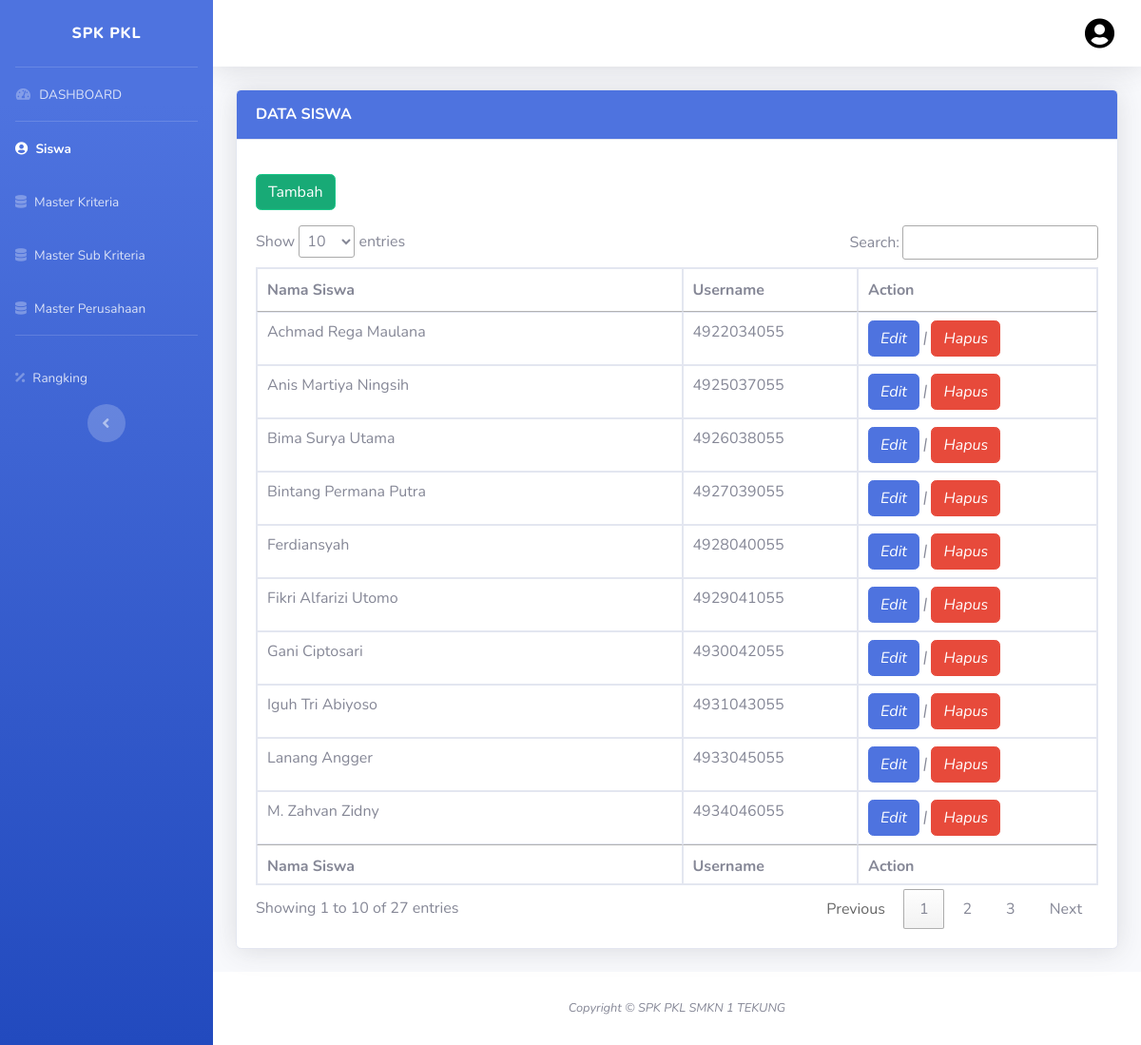
The app's page /index.php/admin/user with its own data.
### tables this page shows
CREATE TABLE `siswa` (
  `id` int(4) NOT NULL,
  `nisn` varchar(20) NOT NULL,
  `password` varchar(256) NOT NULL,
  `name` varchar(50) NOT NULL,
  `komunikasi_data` int(3) NOT NULL,
  `rangkaian_elektronik` int(3) NOT NULL,
  `perekayasaan_sistem_kontrol` int(3) NOT NULL,
  `sensor_aktuator` int(3) NOT NULL,
  `gambar_teknik` int(3) NOT NULL,
  `komunikasi` varchar(10) NOT NULL,
  `etika` varchar(10) NOT NULL,
  `nilai_semester` int(3) NOT NULL
);

### application/controllers/admin/User.php (called while the page is built, shortened)
<?php
class User extends CI_Controller
{
    function __construct()
    {
        $this->load->model('M_User');
    }
    public function index()
    {
        $data['user'] = $this->M_User->get_user();
        $this->load->view('partial/header', $data);
        $this->load->view('partial/sidebar', $data);
        $this->load->view('partial/navbar', $data);
        $this->load->view('admin/user', $data);
        $this->load->view('partial/footer', $data);
        $this->load->view('partial/js', $data);
    }
}

### index.php (called while the page is built, shortened)
<?php
require_once BASEPATH.'core/CodeIgniter.php';

### application/models/M_User.php (called while the page is built, shortened)
<?php
class M_User extends CI_Model
{
    function get_user()
    {
        $this->db->select('*');
        $this->db->from('siswa');
        $query = $this->db->get();
        return $query;
    }
}

### application/views/admin/user.php (the view, shortened to what this page needs)
<div class="container-fluid">
    <div class="card shadow mb-4">
        <div class="card-header bg-primary py-3">
            <h6 class="m-0 font-weight-bold text-white">DATA SISWA</h6>
        </div>
        <div class="card-body">
            <div class=" py-3">
                <a href="#" data-toggle="modal" data-target="#tambahuser" class="btn btn-success btn-icon-split">
                    <span class="icon text-white-100">
                        Tambah
                    </span> </a>
            </div>
            <div class="table-responsive">
                <table class="table table-bordered" id="example1" width="100%">
                    <thead>
                        <tr>
                            <th>Nama Siswa</th>
                            <th>Username</th>
                            <th>Action</th>
                        </tr>
                    </thead>
                    <tfoot>
                        <tr>
                            <th>Nama Siswa</th>
                            <th>Username</th>
                            <th>Action</th>
                        </tr>
                    </tfoot>
                    <tbody>
                        <?php foreach ($user->result_array() as $k) :
                            $id = $k['id'];
                            $name = $k['name'];
                            $nisn = $k['nisn'];
                        ?>
                            <tr>
                                <td><?= $name; ?></td>
                                <td><?= $nisn; ?></td>
                                <td><a data-toggle="modal" data-target="#update<?= $id ?>" class="btn btn-primary" href="#"><i class="button"><span class="icon text-white-100">Edit</span> </a> | <a data-toggle="modal" data-target="#delete<?= $id ?>" class="btn btn-danger" href="#"><i class="button"><span class="icon text-white-100">Hapus</span> </a> </td>
                            </tr>
                            <div class="modal fade" id="delete<?= $id ?>" role="dialog">
                                <div class="modal-dialog">
                                    <div class="modal-content">
                                        <div class="modal-footer">
                                            <a class="btn btn-danger" href="<?= base_url(); ?>admin/user/delete_user/<?= $id ?>"><i class="button"><span class="icon text-white-100">Hapus</span> </a>
                                        </div>
                                    </div>
                                <?php endforeach; ?>
                    </tbody>
                </table>
            </div>
        </div>
    </div>
</div>

### records on screen
siswa: name "Achmad Rega Maulana", nisn "4922034055"
siswa: name "Anis Martiya Ningsih", nisn "4925037055"
siswa: name "Bima Surya Utama", nisn "4926038055"
siswa: name "Bintang Permana Putra", nisn "4927039055"
siswa: name "Ferdiansyah", nisn "4928040055"
siswa: name "Fikri Alfarizi Utomo", nisn "4929041055"
siswa: name "Gani Ciptosari", nisn "4930042055"
siswa: name "Iguh Tri Abiyoso", nisn "4931043055"
siswa: name "Lanang Angger", nisn "4933045055"
siswa: name "M. Zahvan Zidny", nisn "4934046055"
